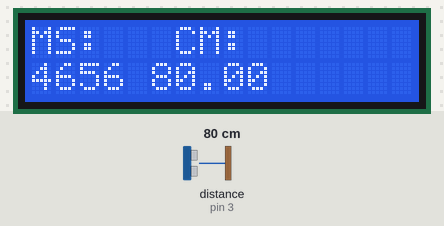
Bench run of a sketch on a simulated Arduino Uno, built with avr-gcc and run on an emulated ATmega328P. Shown: 16×2 character LCD. Inputs (shaded band) come from the test bench; at power-on: distance to the obstacle (sensor on pin 3) 80 cm. The echo pulse lasts 58.3 µs per cm.

Above: at 1.3 s.
1.4 s: distance to the obstacle (sensor on pin 3) set to 2 cm
At 2.2 s:
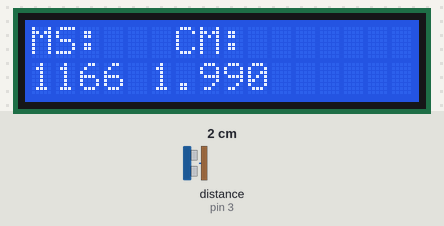
3.2 s: distance to the obstacle (sensor on pin 3) set to 4 cm
At 3.9 s:
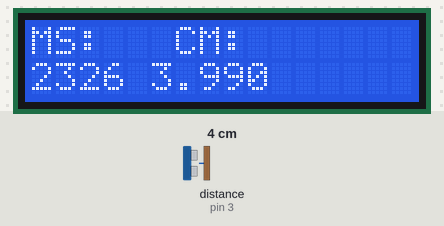
4.7 s: distance to the obstacle (sensor on pin 3) set to 9 cm
At 5.8 s:
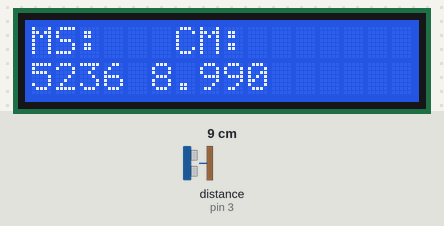
Timing chart, 0 to 7.7 s (numbered marks = the images above; inputs shaded):
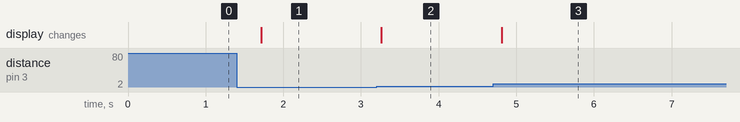

Measured:
- after the input at 1.4 s, the display: changes after 0.31 s (image 1)
- after the input at 3.2 s, the display: changes after 0.06 s (image 2)
- after the input at 4.7 s, the display: changes after 0.11 s (image 3)

The sketch:

UltrasonicLcd.ino
```cpp
#include <Ultrasonic.h>
#include <Wire.h>
#include <LiquidCrystal_I2C.h>

#define TRIGGER_PIN  2
#define ECHO_PIN     3

Ultrasonic ultrasonico(TRIGGER_PIN, ECHO_PIN);
LiquidCrystal_I2C lcd(0x27,16, 2);

void setup()
  {
  lcd.begin (16,2);
  lcd.setBacklight(HIGH);
  lcd.init();
  Serial.begin(9600);
  }

void loop()
  {
  float cmMsec, inMsec;
  long microsec = ultrasonico.timing();

  cmMsec = ultrasonico.convert(microsec, Ultrasonic::CM);


  lcd.setCursor(0,0);
  lcd.print("MS:");
  lcd.setCursor(0,1);
  lcd.print(microsec);
  lcd.setCursor(6,0);
  lcd.print("CM:");
  lcd.setCursor(5,1);
  lcd.print(cmMsec);
  delay(500);
  }
```
